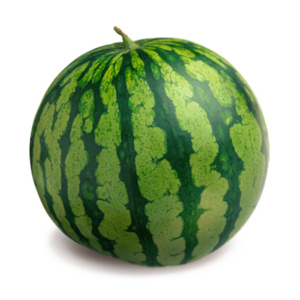
%> input picture LabExercise 9/w1.jpg, 300 x 300 px
$ octave lab9ex1.m   (GNU Octave 9; MATLAB toolbox functions it lacks are replaced by stand-ins)
%> lines starting %> are read from the running program, lines starting %| are printed output that depends on the picture; in (x1, y1, x2, y2) boxes, pixels count from 0 and x2, y2 are one past the last pixel; in counts of white or black regions, pixels touching at a corner belong together; the program's own positions count from 1
b=imread('w1.jpg');
%> b is the input picture: size 300x300x3 uint8; mean R, G, B 167.9, 186.1, 154.8
d=imread('w2.jpg');
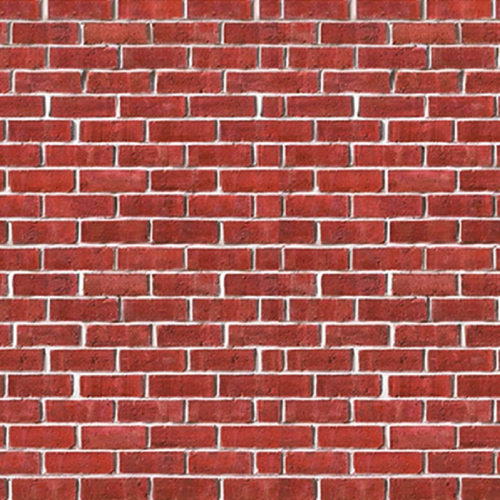
%> input picture LabExercise 9/w2.jpg, 500 x 500 px
%> d is the input picture: size 500x500x3 uint8; mean R, G, B 169.1, 89.3, 82.3
q=imread('w3.jpg');
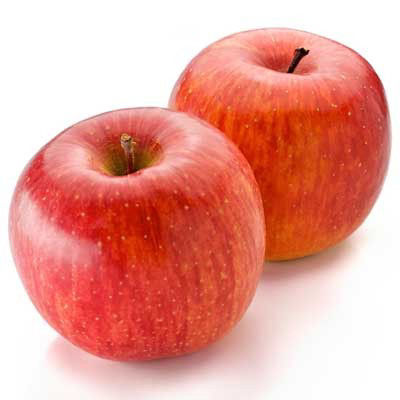
%> input picture LabExercise 9/w3.jpg, 400 x 400 px
%> q is the input picture: size 400x400x3 uint8; mean R, G, B 231.6, 159.8, 149.8

b=rgb2gray(b);
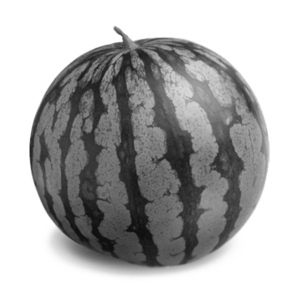
%> b: size 300x300 uint8; min 13, max 255, mean 177.1
d=rgb2gray(d);
%> d: size 500x500 uint8
q=rgb2gray(q);
%> q: size 400x400 uint8

b=imresize(b,[256 256]);
%> b: size 256x256 uint8
d=imresize(d,[256 256]); f=imnoise(q,'gaussian');
%> after `d=imresize(d,[256 256])`:
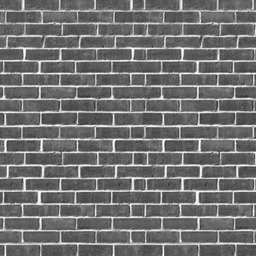
%> d: size 256x256 uint8; min 44, max 255, mean 112.3
%> after `f=imnoise(q,'gaussian')`:
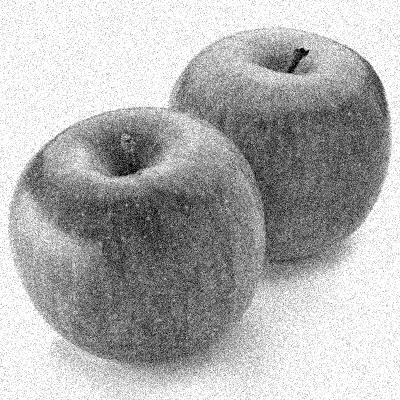
%> f: size 400x400 uint8; min 0, max 255, mean 176.5
q=imresize(q,[256 256]);
%> q: size 256x256 uint8


d1=edge(b);
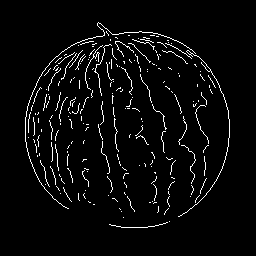
%> d1: size 256x256 logical; 3.9% white in thin lines or dots, all inside (x1, y1, x2, y2) = (25, 22, 230, 228)
d2=edge(b,'Sobel');
d3=edge(b,'Prewitt');
d4=edge(b,'Roberts');
%> d4: size 256x256 logical; 3.5% white in thin lines or dots, all inside (x1, y1, x2, y2) = (24, 22, 230, 228)
d5=edge(b,'log');
%> d5: size 256x256 logical; 5.8% white in thin lines or dots, all inside (x1, y1, x2, y2) = (24, 21, 230, 230)
d6=edge(b,'zerocross');
d7=edge(b,'Canny');
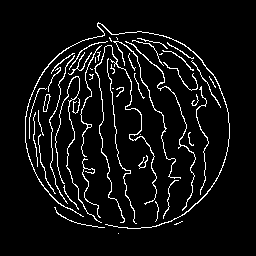
%> d7: size 256x256 logical; 6.3% white in thin lines or dots, all inside (x1, y1, x2, y2) = (25, 22, 230, 234)
d8=edge(b,'approxcanny');

figure,
subplot(3,3,1),imshow(b,'InitialMagnification','fit');title('Original')
subplot(3,3,2),imshow(d1,'InitialMagnification','fit');title('Edge');
subplot(3,3,3),imshow(d2,'InitialMagnification','fit');title('Sobel');
subplot(3,3,4),imshow(d3,'InitialMagnification','fit');title('Prewitt');
subplot(3,3,5),imshow(d4,'InitialMagnification','fit');title('Roberts');
subplot(3,3,6),imshow(d5,'InitialMagnification','fit');title('log');
subplot(3,3,7),imshow(d6,'InitialMagnification','fit');title('zerocross');
subplot(3,3,8),imshow(d7,'InitialMagnification','fit');title('Canny');
subplot(3,3,9),imshow(d8,'InitialMagnification','fit');title('approxcanny');
